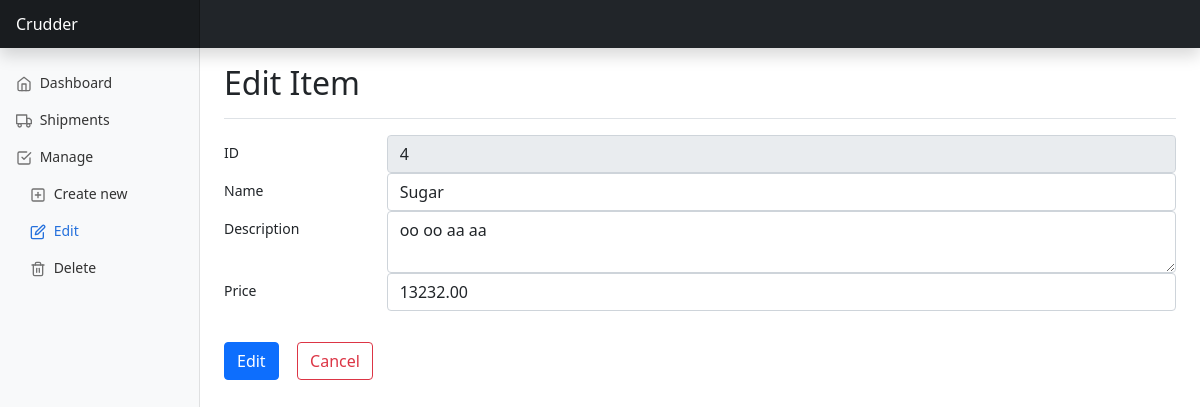
Screenshot of /manage/edit/4 with the database file from the repository.
### tables this page shows
CREATE TABLE items (
  id INTEGER PRIMARY KEY AUTOINCREMENT,
  name TEXT,
  description TEXT,
  price REAL
);

### app.py (the view, shortened to what this page needs)
@app.route('/manage/edit/<int:item_id>', methods=['GET', 'POST'])
def manage_edit_item(item_id):
    conn = db.get_db_connection()
    item = db.execute_query(
        conn=conn,
        query=constants.GET_ITEM_QUERY,
        args=(item_id,)
    ).fetchone()
    conn.close()
    return render_template('manage/edit_details.html', item=item)

### db.py (called while the page is built)
def get_db_connection(db='database.db'):
    conn = sqlite3.connect(db)
    conn.row_factory = sqlite3.Row
    return conn

def get_db_cursor(conn):
    return conn.cursor()

def execute_query(conn, query, args=None):
    cursor = get_db_cursor(conn)
    if args:
        cursor.execute(query, args)
    else:
        cursor.execute(query)
    conn.commit()
    return cursor

### templates/manage/edit_details.html (shortened to what this page needs)
{% extends "base.html" %}
{% block sidebar %}
  <li class="nav-item">
    <a class="nav-link" href="/index">
      <span data-feather="home"></span>
      Dashboard
    </a>
  </li>
  <li class="nav-item">
    <a class="nav-link" href="/shipments">
      <span data-feather="truck"></span>
      Shipments
    </a>
  </li>
  <li class="nav-item">
    <a class="nav-link" href="/manage">
      <span data-feather="check-square"></span>
      Manage
    </a>
    <ul class="nav flex-column">
      <li class="nav-item"><a class="nav-link" href="/manage/create">
        <span data-feather="plus-square"></span>
        Create new
      </a>
      </li>
      <li class="nav-item"><a class="nav-link active" aria-current="page" href="/manage/edit">
        <span data-feather="edit"></span>
        Edit
      </a>
      </li>
      <li class="nav-item"><a class="nav-link" href="/manage/delete">
        <span data-feather="trash-2"></span>
        Delete
      </a>
      </li>
    </ul>
  </li>
{% endblock %}
{% block header %}Edit Item{% endblock %}
{% block content %}
  <form method="post">
  <div class="form-group row">
    <label for="item_id" class="col-sm-2 col-form-label">ID</label>
    <div class="col-sm-10">
      <input type="text" class="form-control" name="item_id" id="item_id" value="{{ item["id"] }}" disabled required>
    </div>
  </div>
  <div class="form-group row">
    <label for="name" class="col-sm-2 col-form-label">Name</label>
    <div class="col-sm-10">
      <input type="text" class="form-control" name="name" id="name" placeholder="{{ item["name"] }}" value="{{ item["name"] }}" required>
    </div>
  </div>
  <div class="form-group row">
    <label for="description" class="col-sm-2 col-form-label">Description</label>
    <div class="col-sm-10">
      <textarea class="form-control" name="description" id="description" required>{{ item["description"] }}</textarea>
    </div>
  </div>
  <div class="form-group row">
    <label for="price" class="col-sm-2 col-form-label">Price</label>
    <div class="col-sm-10">
      <input type="number" class="form-control" name="price" id="price" step="0.01" min="0.01" max="999999.99"
             placeholder="{{ "{:.2f}".format(item["price"]) }}" value="{{ "{:.2f}".format(item["price"]) }}" required>
    </div>
  </div><br>
  <h1>
  <button type="submit" class="btn btn-primary me-2">Edit</button>
  {% if success %}
  <a href="/manage/edit"><button type="button" class="btn btn-outline-primary">Done</button></a>
  {% else %}
  <a href="/manage/edit"><button type="button" class="btn btn-outline-danger">Cancel</button></a>
  {% endif %}
  </h1>
  </form>
{% endblock %}

### static/dashboard.css (style rules this page uses)
body { font-size: .875rem; }
li > ul > li { padding-left: 1em; }
.feather { width: 16px; height: 16px; vertical-align: text-bottom; }
.sidebar .nav-link { font-weight: 500; color: #333; }
.sidebar .nav-link .feather { margin-right: 4px; color: #727272; }
.sidebar .nav-link.active { color: #2470dc; }
.sidebar .nav-link:hover .feather, .sidebar .nav-link.active .feather { color: inherit; }

### rows the page displays
items: item_id "4", name "Sugar", description "oo oo aa aa", price "13232.00"
